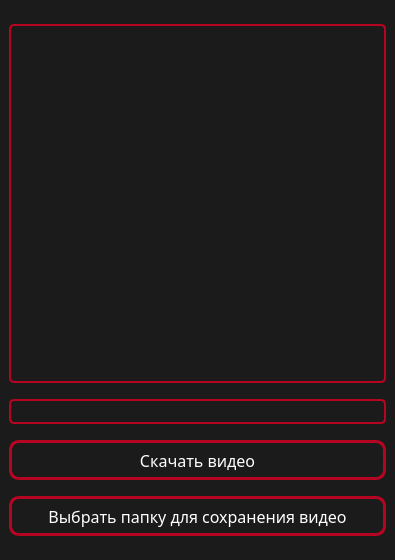
<?xml version="1.0" encoding="UTF-8"?>
<ui version="4.0">
 <class>MainWindow</class>
 <widget class="QMainWindow" name="MainWindow">
  <property name="geometry">
   <rect>
    <x>0</x>
    <y>0</y>
    <width>395</width>
    <height>560</height>
   </rect>
  </property>
  <property name="minimumSize">
   <size>
    <width>395</width>
    <height>560</height>
   </size>
  </property>
  <property name="maximumSize">
   <size>
    <width>395</width>
    <height>560</height>
   </size>
  </property>
  <property name="baseSize">
   <size>
    <width>395</width>
    <height>560</height>
   </size>
  </property>
  <property name="font">
   <font>
    <family>Candara</family>
    <pointsize>9</pointsize>
   </font>
  </property>
  <property name="cursor">
   <cursorShape>ArrowCursor</cursorShape>
  </property>
  <property name="mouseTracking">
   <bool>true</bool>
  </property>
  <property name="windowTitle">
   <string>Установщик видео с YouTube</string>
  </property>
  <property name="windowIcon">
   <iconset>
    <normaloff>img/icon.png</normaloff>img/icon.png</iconset>
  </property>
  <property name="autoFillBackground">
   <bool>false</bool>
  </property>
  <property name="styleSheet">
   <string notr="true">QPushButton{
border:1px solid #b60423;
border-radius:10px;
color:white;
background-color:#1b1b1b;
}
QPushButton:hover{
border:1px solid #d3062a;
background-color:#202020;
}
QPushButton:pressed{
background-color:0d0d0d;
border:1px solid #a1031f;
color:#d7d6d6;
}
QMainWindow{background-color:#1b1b1b;}</string>
  </property>
  <property name="iconSize">
   <size>
    <width>32</width>
    <height>32</height>
   </size>
  </property>
  <property name="dockNestingEnabled">
   <bool>true</bool>
  </property>
  <widget class="QWidget" name="centralwidget">
   <layout class="QVBoxLayout" name="verticalLayout">
    <item>
     <spacer name="verticalSpacer_4">
      <property name="orientation">
       <enum>Qt::Vertical</enum>
      </property>
      <property name="sizeType">
       <enum>QSizePolicy::Minimum</enum>
      </property>
      <property name="sizeHint" stdset="0">
       <size>
        <width>20</width>
        <height>15</height>
       </size>
      </property>
     </spacer>
    </item>
    <item>
     <widget class="QPlainTextEdit" name="infoblock">
      <property name="font">
       <font>
        <family>Candara Light</family>
        <pointsize>16</pointsize>
        <weight>50</weight>
        <bold>false</bold>
        <underline>false</underline>
        <strikeout>false</strikeout>
       </font>
      </property>
      <property name="mouseTracking">
       <bool>false</bool>
      </property>
      <property name="styleSheet">
       <string notr="true">QPlainTextEdit{
background-color:#1b1b1b;
border:2px solid #b60423;
border-radius:5px;
color:white;}</string>
      </property>
      <property name="plainText">
       <string/>
      </property>
     </widget>
    </item>
    <item>
     <spacer name="verticalSpacer_3">
      <property name="orientation">
       <enum>Qt::Vertical</enum>
      </property>
      <property name="sizeType">
       <enum>QSizePolicy::Minimum</enum>
      </property>
      <property name="sizeHint" stdset="0">
       <size>
        <width>20</width>
        <height>10</height>
       </size>
      </property>
     </spacer>
    </item>
    <item>
     <widget class="QLineEdit" name="linkspace">
      <property name="sizePolicy">
       <sizepolicy hsizetype="Expanding" vsizetype="Expanding">
        <horstretch>0</horstretch>
        <verstretch>0</verstretch>
       </sizepolicy>
      </property>
      <property name="maximumSize">
       <size>
        <width>16777215</width>
        <height>25</height>
       </size>
      </property>
      <property name="font">
       <font>
        <family>Candara</family>
        <pointsize>10</pointsize>
       </font>
      </property>
      <property name="styleSheet">
       <string notr="true">QLineEdit{
border:2px solid #b60423;
border-radius:5px;
color:white;
background-color:#1b1b1b;}</string>
      </property>
      <property name="text">
       <string/>
      </property>
     </widget>
    </item>
    <item>
     <spacer name="verticalSpacer_2">
      <property name="orientation">
       <enum>Qt::Vertical</enum>
      </property>
      <property name="sizeType">
       <enum>QSizePolicy::Minimum</enum>
      </property>
      <property name="sizeHint" stdset="0">
       <size>
        <width>20</width>
        <height>10</height>
       </size>
      </property>
     </spacer>
    </item>
    <item>
     <widget class="QPushButton" name="Button_1">
      <property name="sizePolicy">
       <sizepolicy hsizetype="Minimum" vsizetype="Expanding">
        <horstretch>0</horstretch>
        <verstretch>0</verstretch>
       </sizepolicy>
      </property>
      <property name="maximumSize">
       <size>
        <width>16777215</width>
        <height>40</height>
       </size>
      </property>
      <property name="font">
       <font>
        <family>Candara</family>
        <pointsize>12</pointsize>
        <weight>50</weight>
        <bold>false</bold>
       </font>
      </property>
      <property name="cursor">
       <cursorShape>PointingHandCursor</cursorShape>
      </property>
      <property name="styleSheet">
       <string notr="true">QPushButton{
border:3px solid #b60423;
border-radius:10px;
color:white;
background-color:#1b1b1b;
}
QPushButton:hover{
border:3px solid #d3062a;
background-color:#202020;
}
QPushButton:pressed{
background-color:0d0d0d;
border:3px solid #a1031f;
color:#d7d6d6;
}</string>
      </property>
      <property name="text">
       <string>Скачать видео</string>
      </property>
     </widget>
    </item>
    <item>
     <spacer name="verticalSpacer">
      <property name="orientation">
       <enum>Qt::Vertical</enum>
      </property>
      <property name="sizeType">
       <enum>QSizePolicy::Minimum</enum>
      </property>
      <property name="sizeHint" stdset="0">
       <size>
        <width>20</width>
        <height>10</height>
       </size>
      </property>
     </spacer>
    </item>
    <item>
     <widget class="QPushButton" name="Button_2">
      <property name="sizePolicy">
       <sizepolicy hsizetype="Minimum" vsizetype="Expanding">
        <horstretch>0</horstretch>
        <verstretch>0</verstretch>
       </sizepolicy>
      </property>
      <property name="maximumSize">
       <size>
        <width>16777215</width>
        <height>40</height>
       </size>
      </property>
      <property name="font">
       <font>
        <family>Candara</family>
        <pointsize>12</pointsize>
        <weight>50</weight>
        <bold>false</bold>
       </font>
      </property>
      <property name="cursor">
       <cursorShape>PointingHandCursor</cursorShape>
      </property>
      <property name="styleSheet">
       <string notr="true">QPushButton{
border:3px solid #b60423;
border-radius:10px;
color:white;
background-color:#1b1b1b;
}
QPushButton:hover{
border:3px solid #d3062a;
background-color:#202020;
}
QPushButton:pressed{
background-color:0d0d0d;
border:3px solid #a1031f;
color:#d7d6d6;
}</string>
      </property>
      <property name="text">
       <string>Выбрать папку для сохранения видео</string>
      </property>
     </widget>
    </item>
    <item>
     <spacer name="verticalSpacer_5">
      <property name="orientation">
       <enum>Qt::Vertical</enum>
      </property>
      <property name="sizeType">
       <enum>QSizePolicy::Minimum</enum>
      </property>
      <property name="sizeHint" stdset="0">
       <size>
        <width>20</width>
        <height>15</height>
       </size>
      </property>
     </spacer>
    </item>
   </layout>
  </widget>
 </widget>
 <resources/>
 <connections/>
</ui>
